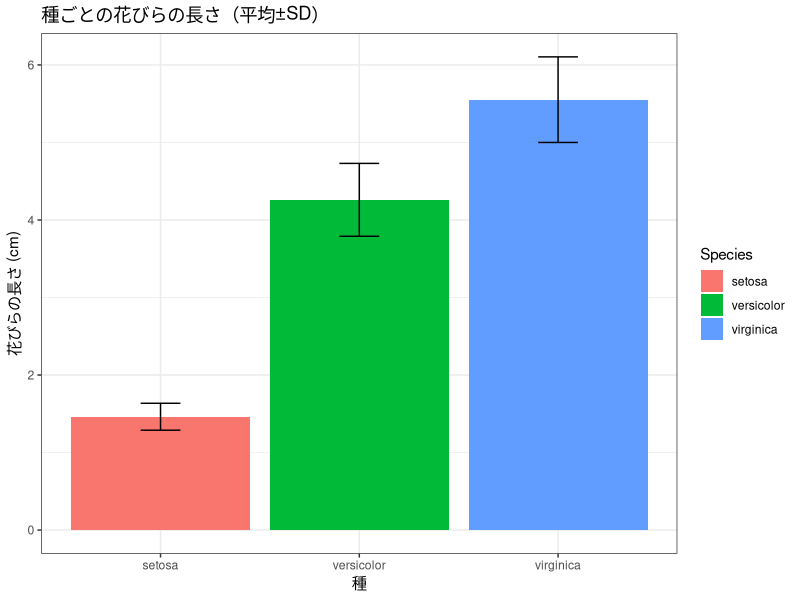
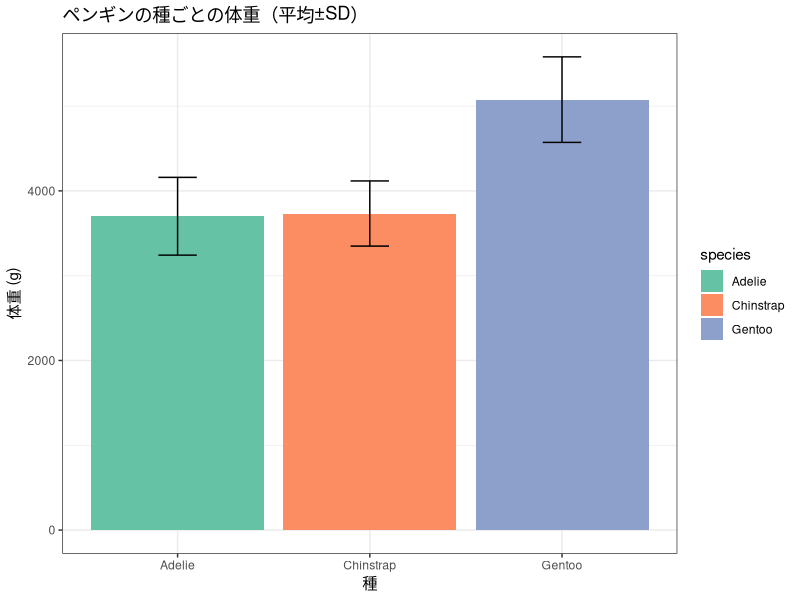

The R script that drew these images, in order:
# ============================================================
# 行動計量学（行動科学分析法入門）
# 第6回　データの加工(2)：集計と要約統計量　演習1〜3　模範解答
#
# 使い方：全選択（Ctrl + A）→ Ctrl + Enter（Macは Cmd + A → Cmd + Enter）
# ============================================================

library(tidyverse)


# ------------------------------------------------------------
# 演習1：グループ別集計
#   種ごとに Petal.Length の平均・標準偏差・サンプルサイズ
# ------------------------------------------------------------

iris |>
  group_by(Species) |>
  summarise(
    n    = n(),
    mean = mean(Petal.Length),
    sd   = sd(Petal.Length)
  )

# 結果（小数第2位まで）
#   setosa      n = 50   mean = 1.46   sd = 0.17
#   versicolor  n = 50   mean = 4.26   sd = 0.47
#   virginica   n = 50   mean = 5.55   sd = 0.55
#
# n() は「そのグループの行数」を数える関数で，中に何も書きません。
# どの種も50本ずつなので，サンプルサイズの偏りはありません。
# 一方でSDは setosa だけ極端に小さく，3倍以上の開きがあります。
# （このばらつきの違いは第13回でもう一度出てきます）


# ------------------------------------------------------------
# 演習2：集計結果のグラフ化（エラーバー付き棒グラフ）
# ------------------------------------------------------------

# まず集計
petal_summary <- iris |>
  group_by(Species) |>
  summarise(
    mean_petal = mean(Petal.Length),
    sd_petal   = sd(Petal.Length)
  )

petal_summary

# グラフ
ggplot(petal_summary, aes(x = Species, y = mean_petal, fill = Species)) +
  geom_col() +
  geom_errorbar(aes(ymin = mean_petal - sd_petal,
                    ymax = mean_petal + sd_petal), width = 0.2) +
  labs(title = "種ごとの花びらの長さ（平均±SD）",
       x = "種", y = "花びらの長さ (cm)") +
  theme_bw()

# geom_col() は「集計済みの値をそのまま高さにする」ための関数です。
# geom_bar() は自分で数えてしまうので，ここでは使いません。
#
# エラーバーが何を表すかは，図を見せる前に決めて明記してください。
#   ±SD   … データそのもののばらつき（今回）
#   ±SE   … 平均値の推定の不確かさ（SD / sqrt(n)）
#   95%CI … 平均値の信頼区間
# 同じ図でも幅がまったく変わるので，書かないと読めません。


# ------------------------------------------------------------
# 演習3：count() の応用
#   食性（vore）ごとのサンプルサイズを多い順に。NA は除く
# ------------------------------------------------------------

msleep |>
  filter(!is.na(vore)) |>
  count(vore, sort = TRUE)

# 結果
#   herbi 32 ／ omni 20 ／ carni 19 ／ insecti 5   （合計76）
#
# filter(!is.na(vore)) を忘れると NA が5番目のカテゴリとして7件出てきます。
# 下と見比べてください。
msleep |>
  count(vore, sort = TRUE)

# sort = TRUE は「n の多い順に並べる」指定です。付けないと vore の順（アルファベット順）
# になります。count() は group_by() + summarise(n = n()) の近道です。


# ------------------------------------------------------------
# 演習4（発展）：penguins で同じことをやってみる
# ------------------------------------------------------------

# penguins は R 4.5 以降に標準で入っているデータです（読み込み不要）。
# msleep と違い「ふつうのデータフレーム」なので、そのまま打つと344行流れます。
glimpse(penguins)


# 1. 種ごとに body_mass の件数・平均・標準偏差
penguins |>
  group_by(species) |>
  summarise(
    n    = n(),
    mean = mean(body_mass, na.rm = TRUE),
    sd   = sd(body_mass,   na.rm = TRUE)
  )

# 結果（四捨五入）
#   Adelie    152  3700.7  458.6
#   Chinstrap  68  3733.1  384.3
#   Gentoo    124  5076.0  504.1
#
# msleep のときと書き方は変わりません。列名とデータ名を入れ替えただけです。


# 2. エラーバー付きの棒グラフ
mass_summary <- penguins |>
  group_by(species) |>
  summarise(
    mean_mass = mean(body_mass, na.rm = TRUE),
    sd_mass   = sd(body_mass,   na.rm = TRUE)
  )

ggplot(mass_summary, aes(x = species, y = mean_mass, fill = species)) +
  geom_col() +
  geom_errorbar(aes(ymin = mean_mass - sd_mass, ymax = mean_mass + sd_mass),
                width = 0.2) +
  scale_fill_brewer(palette = "Set2") +
  labs(title = "ペンギンの種ごとの体重（平均±SD）",
       x = "種", y = "体重 (g)") +
  theme_bw()

# Gentoo だけ平均が 1.4kg ほど重く（5076g vs 3701g）、
# 平均±SD の範囲が Adelie・Chinstrap と重なりません。


# 3. 島ごとの件数を多い順に
penguins |>
  count(island, sort = TRUE)

# 結果   Biscoe 168 ／ Dream 124 ／ Torgersen 52


# 問1：na.rm = TRUE なしだと、なぜ Chinstrap だけ数値が出るのか
#      body_mass の欠損が2件あり、その2件がどちらも Chinstrap 以外の種だからです。
#      平均は、欠損が1つでも混ざると NA になります。裏を返すと、
#      欠損が1つも無いグループだけは数値が出ます。
#      確かめ方：
penguins |>
  group_by(species) |>
  summarise(欠損の数 = sum(is.na(body_mass)))
#      Adelie 1 ／ Chinstrap 0 ／ Gentoo 1
#
#      「一部のグループだけ NA」という出方をしたら、
#      そのグループに欠損が入っていると考えてください。


# 問2：sex ごとに集計すると現れる行
penguins |>
  group_by(sex) |>
  summarise(n = n(), mean = mean(body_mass, na.rm = TRUE))

#      female 165 ／ male 168 ／ <NA> 11 の3行が出ます。
#      <NA> の11件は「性別が記録されていない個体」で、第2節の msleep の
#      vore と同じです。group_by() は欠損を黙って捨てず、1つのグループとして見せます。
#      iris では全部の列が埋まっているので、この行は出ませんでした。


# 問3：「Biscoe島がいちばんペンギンの多い島」と言えるか
#      言えません。この168という数は「Biscoe島で調査された個体の数」であって、
#      島にいるペンギンの数ではありません。島ごとに何羽捕まえて測ったかは
#      調査する側の都合で決まります。
#      第3回で iris の3種がどれも50本ずつだったのと同じで、
#      件数は「自然界の割合」ではなく「データの取り方」を表しています。
